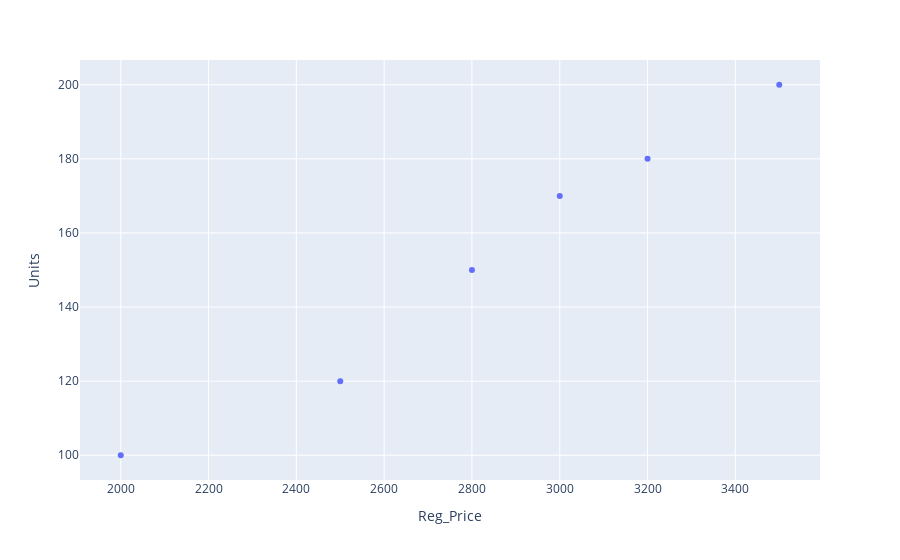

Here is the notebook cell this chart was saved with:
### Code cell
px.scatter(df, x="Reg_Price", y="Units")

### Figure 1 — Plotly figure (JSON) as saved in the notebook; plotly's stock layout.template omitted (floating-point values rounded to 4 significant figures)
{"data": [{"hovertemplate": "Reg_Price=%{x}<br>Units=%{y}<extra></extra>", "legendgroup": "", "marker": {"color": "#636efa", "symbol": "circle"}, "mode": "markers", "name": "", "orientation": "v", "showlegend": false, "type": "scatter", "x": [2000, 2500, 2800, 3000, 3200, 3500], "xaxis": "x", "y": [100, 120, 150, 170, 180, 200], "yaxis": "y"}], "layout": {"legend": {"tracegroupgap": 0}, "margin": {"t": 60}, "xaxis": {"anchor": "y", "domain": [0, 1], "title": {"text": "Reg_Price"}}, "yaxis": {"anchor": "x", "domain": [0, 1], "title": {"text": "Units"}}}}
